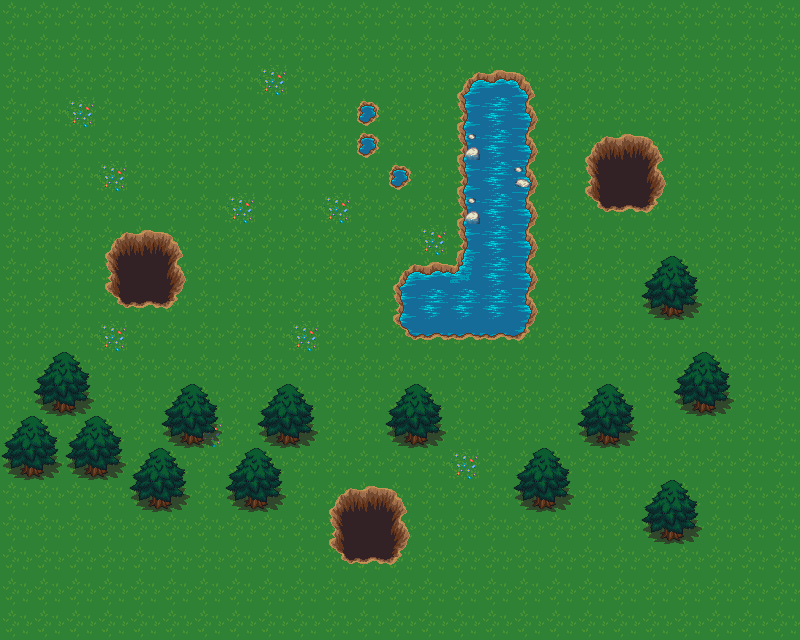

This game map was drawn from its Tiled (.tmx) file and the tilesets committed beside it. A one-line description and the full map source follow:
An orthogonal 25x20 tile map with 32x32 px tiles, 2 tile layers (Bakgrund, Träd).

<map version="1.5" tiledversion="1.5.0" orientation="orthogonal" renderorder="right-down" width="25" height="20" tilewidth="32" tileheight="32" infinite="0" nextlayerid="4" nextobjectid="1">
 <tileset firstgid="1" source="karta.tsx" />
 <layer id="1" name="Bakgrund" width="25" height="20">
  <data encoding="csv">
1,1,1,1,1,1,1,1,1,1,1,1,1,1,1,1,1,1,1,1,1,1,1,1,1,
1,1,1,1,1,1,1,1,1,1,1,1,1,1,1,1,1,1,1,1,1,1,1,1,1,
1,1,1,1,1,1,1,1,3,1,1,1,1,1,117,118,119,1,1,1,1,1,1,1,1,
1,1,3,1,1,1,1,1,1,1,1,187,1,1,133,134,135,1,1,1,1,1,1,1,1,
1,1,1,1,1,1,1,1,1,1,1,187,1,1,74,134,135,1,7,8,9,1,1,1,1,
1,1,1,3,1,1,1,1,1,1,1,1,187,1,133,134,70,1,23,24,25,1,1,1,1,
1,1,1,1,1,1,1,3,1,1,3,1,1,1,74,134,135,1,39,40,41,1,1,1,1,
1,1,1,7,8,9,1,1,1,1,1,1,1,3,133,134,135,1,1,1,1,1,1,1,1,
1,1,1,23,24,25,1,1,1,1,1,1,117,118,169,134,135,1,1,1,1,1,1,1,1,
1,1,1,39,40,41,1,1,1,1,1,1,133,134,134,134,135,1,1,1,1,1,1,1,1,
1,1,1,3,1,1,1,1,1,3,1,1,149,150,150,150,151,1,1,1,1,1,1,1,1,
1,1,1,1,1,1,1,1,1,1,1,1,1,1,1,1,1,1,1,1,1,1,1,1,1,
1,1,1,1,1,1,1,1,1,1,1,1,1,1,1,1,1,1,1,1,1,1,1,1,1,
1,1,1,1,1,1,3,1,1,1,1,1,1,1,1,1,1,1,1,1,1,1,1,1,1,
1,1,1,1,1,1,1,1,1,1,1,1,1,1,3,1,1,1,1,1,1,1,1,1,1,
1,1,1,1,1,1,1,1,1,1,7,8,9,1,1,1,1,1,1,1,1,1,1,1,1,
1,1,1,1,1,1,1,1,1,1,23,24,25,1,1,1,1,1,1,1,1,1,1,1,1,
1,1,1,1,1,1,1,1,1,1,39,40,41,1,1,1,1,1,1,1,1,1,1,1,1,
1,1,1,1,1,1,1,1,1,1,1,1,1,1,1,1,1,1,1,1,1,1,1,1,1,
1,1,1,1,1,1,1,1,1,1,1,1,1,1,1,1,1,1,1,1,1,1,1,1,1
</data>
 </layer>
 <layer id="3" name="Träd" width="25" height="20">
  <data encoding="csv">
1,1,1,1,1,1,1,1,1,1,1,1,1,1,1,1,1,1,1,1,1,1,1,1,1,
1,1,1,1,1,1,1,1,1,1,1,1,1,1,1,1,1,1,1,1,1,1,1,1,1,
1,1,1,1,1,1,1,1,3,1,1,1,1,1,117,118,119,1,1,1,1,1,1,1,1,
1,1,3,1,1,1,1,1,1,1,1,187,1,1,133,134,135,1,1,1,1,1,1,1,1,
1,1,1,1,1,1,1,1,1,1,1,187,1,1,74,134,135,1,7,8,9,1,1,1,1,
1,1,1,3,1,1,1,1,1,1,1,1,187,1,133,134,70,1,23,24,25,1,1,1,1,
1,1,1,1,1,1,1,3,1,1,3,1,1,1,74,134,135,1,39,40,41,1,1,1,1,
1,1,1,7,8,9,1,1,1,1,1,1,1,3,133,134,135,1,1,1,1,1,1,1,1,
1,1,1,23,24,25,1,1,1,1,1,1,117,118,169,134,135,1,1,1,97,98,1,1,1,
1,1,1,39,40,41,1,1,1,1,1,1,133,134,134,134,135,1,1,1,113,114,1,1,1,
1,1,1,3,1,1,1,1,1,3,1,1,149,150,150,150,151,1,1,1,1,1,1,1,1,
1,97,98,1,1,1,1,1,1,1,1,1,1,1,1,1,1,1,1,1,1,97,98,1,1,
1,113,114,1,1,97,98,1,97,98,1,1,97,98,1,1,1,1,97,98,1,113,114,1,1,
97,98,97,98,1,113,114,1,113,114,1,1,113,114,1,1,1,1,113,114,1,1,1,1,1,
113,114,113,114,97,98,1,97,98,1,1,1,1,1,3,1,97,98,1,1,1,1,1,1,1,
1,1,1,1,113,114,1,113,114,1,7,8,9,1,1,1,113,114,1,1,97,98,1,1,1,
1,1,1,1,1,1,1,1,1,1,23,24,25,1,1,1,1,1,1,1,113,114,1,1,1,
1,1,1,1,1,1,1,1,1,1,39,40,41,1,1,1,1,1,1,1,1,1,1,1,1,
1,1,1,1,1,1,1,1,1,1,1,1,1,1,1,1,1,1,1,1,1,1,1,1,1,
1,1,1,1,1,1,1,1,1,1,1,1,1,1,1,1,1,1,1,1,1,1,1,1,1
</data>
 </layer>
</map>
